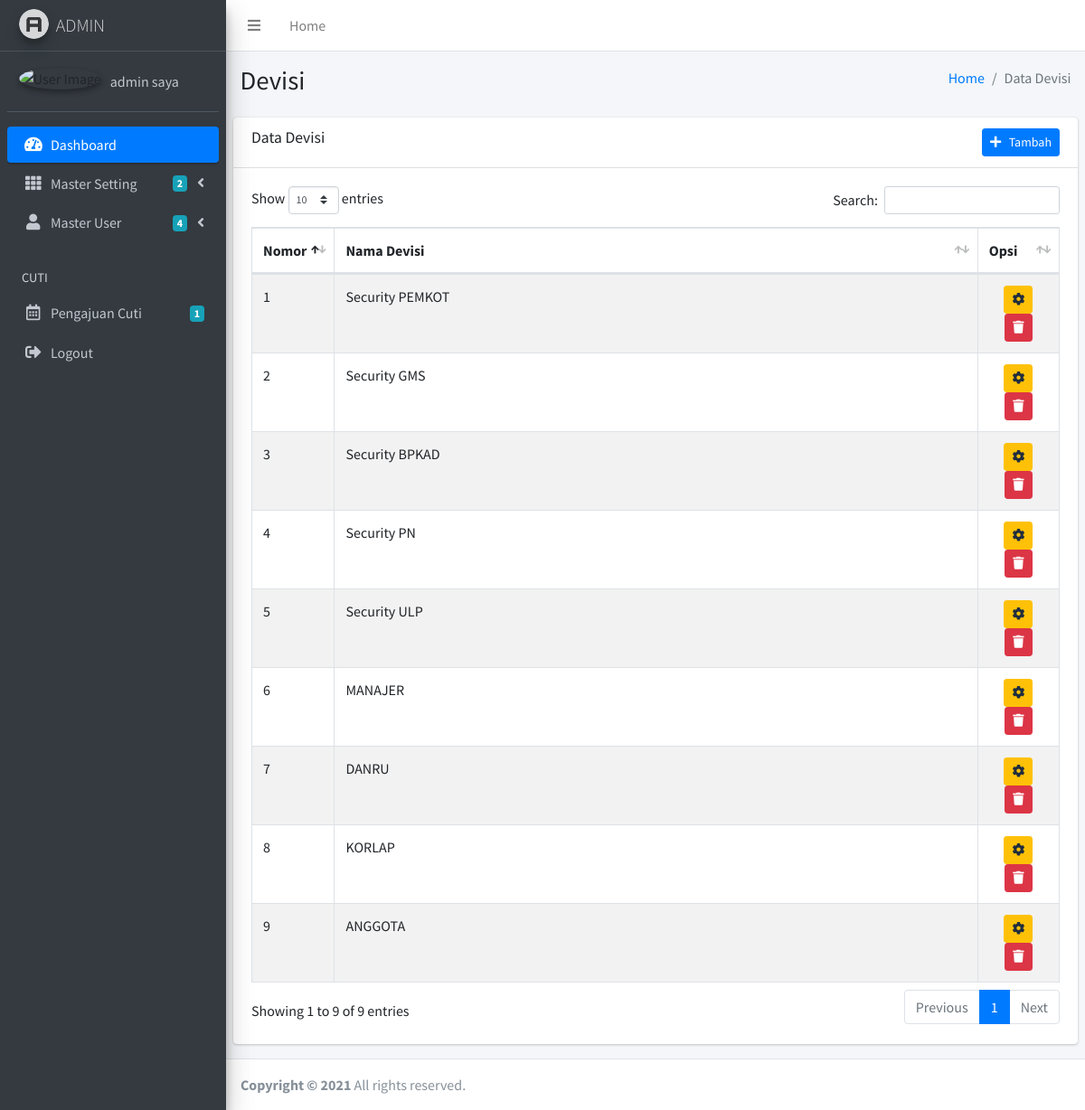
The app's page /admin/devisi.php (signed in) with its own data.
### tables this page shows
CREATE TABLE `tbl_divisi` (
  `divisi_id` int(11) NOT NULL,
  `divisi_nama` varchar(100) NOT NULL
);

### admin/devisi.php (the view, shortened to what this page needs)
<?php include 'header.php'; ?>
<div class="content-wrapper">
	<section class="content-header">
		<div class="container-fluid">
			<div class="row mb-2">
				<div class="col-sm-6">
					<h1>Devisi</h1>
				</div>
				<div class="col-sm-6">
					<ol class="breadcrumb float-sm-right">
						<li class="breadcrumb-item"><a href="index.php">Home</a></li>
						<li class="breadcrumb-item active">Data Devisi</li>
					</ol>
				</div>
			</div>
		</div>
	</section>
	<section class="content">
		<div class="row">
			<div class="col-12">
				<div class="card">
					<div class="card-header">
						<h3 class="card-title">Data Devisi</h3>
						<div class="float-right">
							<button type="button" class="btn btn-primary btn-sm" data-toggle="modal" data-target="#addDevisi">
								<i class="fa fa-plus"></i> &nbsp Tambah
							</button>
						</div>
					</div>
					<div class="card-body">
						<table id="example1" class="table table-bordered table-striped">
							<thead>
								<tr>
									<th width="1%">Nomor</th>
									<th>Nama Devisi</th>
									<th width="10%">Opsi</th>
								</tr>
							</thead>
							<tbody>
								<?php
								$no=1;
								$data = mysqli_query($koneksi,"select * from tbl_divisi");
								while($d = mysqli_fetch_array($data)){
									?>
									<tr>
										<td><?php echo $no++; ?></td>
										<td><?php echo $d['divisi_nama'] ?></td>
										<td>
											<center>
												<button type="button" class="btn btn-warning btn-sm btn-icon" data-toggle="modal" data-target="#edit_divisi_<?php echo $d['divisi_id'] ?>">
													<i class="fas fa-cog"></i>
												</button>
												<button type="button" class="btn btn-danger btn-sm btn-icon" data-toggle="modal" data-target="#hapus_divisi_<?php echo $d['divisi_id'] ?>">
													<i class="fas fa-trash"></i>
												</button>
											</center>
										</td>
									</tr>
									<?php
								}
								?>
						</table>
					</div>
				</div>
			</div>
		</div>
	</section>
</div>
<?php include 'footer.php'; ?>

### admin/header.php (shortened to what this page needs)
<!DOCTYPE html>
<html>
<head>
  <link rel="stylesheet" href="../plugins/fontawesome-free/css/all.min.css">
  <link rel="stylesheet" href="https://code.ionicframework.com/ionicons/2.0.1/css/ionicons.min.css">
  <link rel="stylesheet" href="../plugins/tempusdominus-bootstrap-4/css/tempusdominus-bootstrap-4.min.css">
  <link rel="stylesheet" href="../plugins/icheck-bootstrap/icheck-bootstrap.min.css">
  <link rel="stylesheet" href="../plugins/jqvmap/jqvmap.min.css">
  <link rel="stylesheet" href="../plugins/datatables-bs4/css/dataTables.bootstrap4.css">
  <link rel="stylesheet" href="../dist/css/adminlte.min.css">
  <link rel="stylesheet" href="../plugins/overlayScrollbars/css/OverlayScrollbars.min.css">
  <link rel="stylesheet" href="../plugins/daterangepicker/daterangepicker.css">
  <link rel="stylesheet" href="../plugins/summernote/summernote-bs4.css">
</head>
  <?php include '../koneksi.php'; ?>
<body class="hold-transition sidebar-mini layout-fixed">
<div class="wrapper">
  <nav class="main-header navbar navbar-expand navbar-white navbar-light">
    <ul class="navbar-nav">
      <li class="nav-item">
        <a class="nav-link" data-widget="pushmenu" href="#"><i class="fas fa-bars"></i></a>
      </li>
      <li class="nav-item d-none d-sm-inline-block">
        <a href="index.php" class="nav-link">Home</a>
      </li>
    </ul>
  </nav>
  <aside class="main-sidebar sidebar-dark-primary elevation-4">
    <a href="index.php" class="brand-link">
      <img src="../dist/img/AdminLTELogo.png" alt="AdminLTE Logo" class="brand-image img-circle elevation-3"
           style="opacity: .8">
      <span class="brand-text font-weight-light">ADMIN</span>
    </a>
    <?php
    $saya = $_SESSION['id'];
    $data = mysqli_query($koneksi,"select * from admin where id='$saya'");
    $d = mysqli_fetch_assoc($data);
    ?>
    <div class="sidebar">
      <div class="user-panel mt-3 pb-3 mb-3 d-flex">
        <div class="image">
          <?php
          if($d['foto']=="foto.png"){
            ?>
            <img src="../dist/img/foto.png" class="img-circle elevation-2" alt="User Image">
            <?php
          }else{
            ?>
            <img src="../gambar/user/<?php echo $d['foto'] ?>" class="img-circle elevation-2" alt="User Image">
            <?php
          }
          ?>
        </div>
        <div class="info">
          <a href="index.php" class="d-block"><?php echo $d['name'] ?></a>
        </div>
      </div>
      <nav class="mt-2">
        <ul class="nav nav-pills nav-sidebar flex-column" data-widget="treeview" role="menu" data-accordion="false">
          <li class="nav-item has-treeview menu-open">
            <a href="index.php" class="nav-link active">
              <i class="nav-icon fas fa-tachometer-alt"></i>
              <p>
                Dashboard
              </p>
            </a>
          </li>
          <li class="nav-item has-treeview">
            <a href="#" class="nav-link">
              <i class="nav-icon fas fa-th"></i>
              <p>
                Master Setting
                <i class="fas fa-angle-left right"></i>
                <span class="badge badge-info right">2</span>
              </p>
            </a>
          </li>
          <li class="nav-item has-treeview">
            <a href="#" class="nav-link">
              <i class="nav-icon fas fa-user"></i>
              <p>
                Master User
                <i class="fas fa-angle-left right"></i>
                <span class="badge badge-info right">4</span>
              </p>
            </a>
          </li>
          <li class="nav-header">CUTI</li>
          <li class="nav-item">
            <a href="cuti.php" class="nav-link">
              <i class="nav-icon far fa-calendar-alt"></i>
              <p>
                 <?php
                $cuti = mysqli_query($koneksi,"select * from cuti");
                $ct = mysqli_num_rows($cuti);
                ?>
                Pengajuan Cuti
                <span class="badge badge-info right"><?php echo $ct ?></span>
              </p>
            </a>
          </li>
           <li class="nav-item">
            <a href="logout.php" class="nav-link">
              <i class="nav-icon fas fa-sign-out-alt"></i>
              <p>
                Logout
              </p>
            </a>
          </li>
        </ul>
      </nav>
    </div>
  </aside>

### records on screen
tbl_divisi: divisi_nama "Security PEMKOT"
tbl_divisi: divisi_nama "Security GMS"
tbl_divisi: divisi_nama "Security BPKAD"
tbl_divisi: divisi_nama "Security PN"
tbl_divisi: divisi_nama "Security ULP"
tbl_divisi: divisi_nama "MANAJER"
tbl_divisi: divisi_nama "DANRU"
tbl_divisi: divisi_nama "KORLAP"
tbl_divisi: divisi_nama "ANGGOTA"

### other values on screen
$d['name'] "admin saya"
$ct "1"
